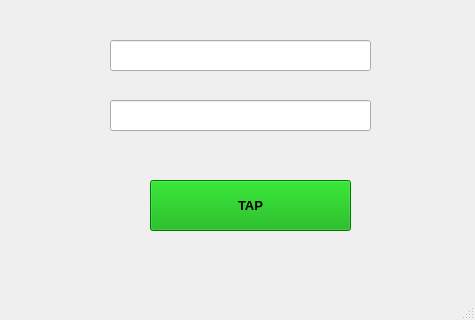
<?xml version="1.0" encoding="UTF-8"?>
<ui version="4.0">
 <class>rfCard</class>
 <widget class="QMainWindow" name="rfCard">
  <property name="geometry">
   <rect>
    <x>0</x>
    <y>0</y>
    <width>475</width>
    <height>320</height>
   </rect>
  </property>
  <property name="windowTitle">
   <string>MainWindow</string>
  </property>
  <widget class="QWidget" name="centralwidget">
   <widget class="QLineEdit" name="id_blank">
    <property name="geometry">
     <rect>
      <x>110</x>
      <y>40</y>
      <width>261</width>
      <height>31</height>
     </rect>
    </property>
   </widget>
   <widget class="QLineEdit" name="text_blank">
    <property name="geometry">
     <rect>
      <x>110</x>
      <y>100</y>
      <width>261</width>
      <height>31</height>
     </rect>
    </property>
   </widget>
   <widget class="QPushButton" name="tap_btn">
    <property name="geometry">
     <rect>
      <x>150</x>
      <y>180</y>
      <width>201</width>
      <height>51</height>
     </rect>
    </property>
    <property name="font">
     <font>
      <family>Arial</family>
      <pointsize>10</pointsize>
      <weight>75</weight>
      <bold>true</bold>
     </font>
    </property>
    <property name="styleSheet">
     <string notr="true">background-color: rgb(0, 170, 0);</string>
    </property>
    <property name="text">
     <string>TAP</string>
    </property>
   </widget>
  </widget>
  <widget class="QMenuBar" name="menubar">
   <property name="geometry">
    <rect>
     <x>0</x>
     <y>0</y>
     <width>475</width>
     <height>26</height>
    </rect>
   </property>
  </widget>
  <widget class="QStatusBar" name="statusbar"/>
 </widget>
 <resources/>
 <connections/>
</ui>
